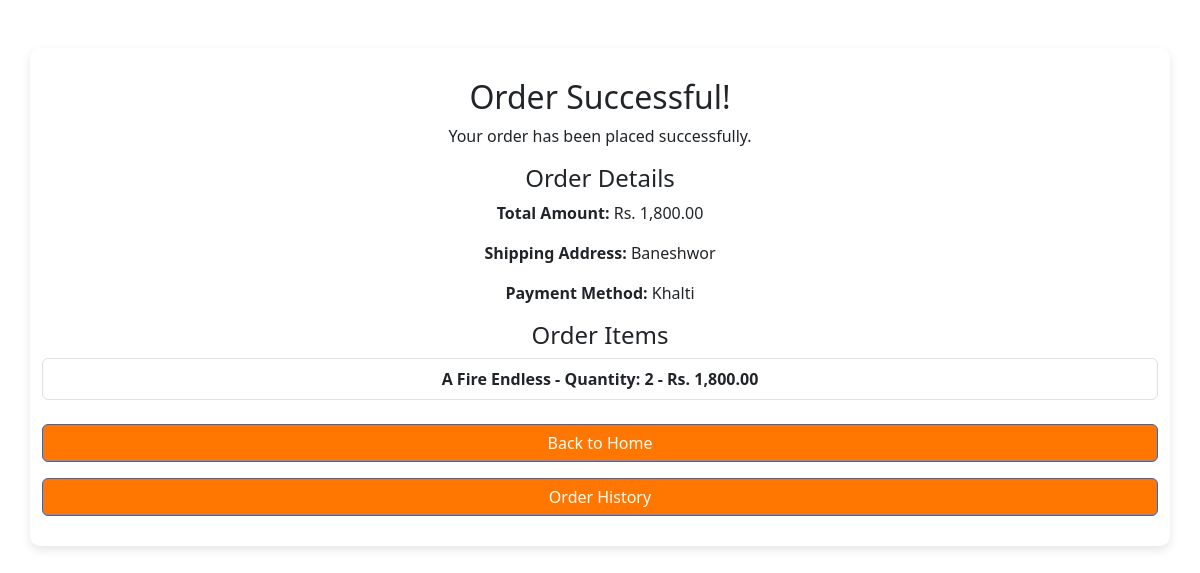
/shoppingcart/order_success.php (signed in), run on the app's committed database.
### tables this page shows
CREATE TABLE `orders` (
  `id` int(11) NOT NULL,
  `user_id` int(11) DEFAULT NULL,
  `total_amount` decimal(10,2) DEFAULT NULL,
  `payment_method` varchar(20) DEFAULT NULL,
  `shipping_address` text DEFAULT NULL,
  `order_status` varchar(20) DEFAULT NULL,
  `created_at` datetime DEFAULT NULL,
  `transaction_id` varchar(255) DEFAULT NULL
);

CREATE TABLE `order_items` (
  `id` int(11) NOT NULL,
  `order_id` int(11) DEFAULT NULL,
  `product_id` int(11) DEFAULT NULL,
  `quantity` int(11) DEFAULT NULL,
  `price` decimal(10,2) DEFAULT NULL
);

CREATE TABLE `products` (
  `id` int(11) NOT NULL,
  `category_id` int(11) NOT NULL,
  `image_path` varchar(255) DEFAULT NULL,
  `price` decimal(10,2) NOT NULL,
  `description` text DEFAULT NULL,
  `quantity` int(11) DEFAULT 0,
  `name` varchar(255) NOT NULL
);

### shoppingcart/order_success.php (the view, shortened to what this page needs)
<?php
$servername = "localhost";
$username = "root";
$password = "";
$dbname = "ecommerce";
try {
    $conn = new PDO("mysql:host=$servername;dbname=$dbname", $username, $password);
    $conn->setAttribute(PDO::ATTR_ERRMODE, PDO::ERRMODE_EXCEPTION);
    $user_id = $_SESSION['user_id'];
    $stmt = $conn->prepare("SELECT * FROM orders WHERE user_id = ? ORDER BY created_at DESC LIMIT 1");
    $stmt->execute([$user_id]);
    $order = $stmt->fetch(PDO::FETCH_ASSOC);
    $stmt = $conn->prepare("SELECT oi.product_id, oi.quantity, oi.price, p.name
                            FROM order_items oi
                            INNER JOIN products p ON oi.product_id = p.id
                            WHERE oi.order_id = ?");
    $stmt->execute([$order['id']]);
    $order_items = $stmt->fetchAll(PDO::FETCH_ASSOC);
} catch (PDOException $e) {
    die("Database error: " . $e->getMessage());
}
?>
<!DOCTYPE html>
<html lang="en">
<head>
    <link rel="stylesheet" href="success.css">
    <link rel="stylesheet" href="https://cdn.jsdelivr.net/npm/bootstrap@5.3.0/dist/css/bootstrap.min.css">
</head>
<body>
    <div class="container mt-5">
        <h2>Order Successful!</h2>
        <p>Your order has been placed successfully.</p>
        <h4>Order Details</h4>
        <p><strong>Total Amount:</strong> Rs. <?php echo number_format($order['total_amount'], 2); ?></p>
        <p><strong>Shipping Address:</strong> <?php echo htmlspecialchars($order['shipping_address']); ?></p>
        <p><strong>Payment Method:</strong> <?php echo htmlspecialchars($order['payment_method']); ?></p>
        <h4>Order Items</h4>
        <ul class="list-group">
            <?php foreach ($order_items as $item) { ?>
                <li class="list-group-item">
                    <?php echo htmlspecialchars($item['name']); ?> - Quantity: <?php echo htmlspecialchars($item['quantity']); ?> - Rs. <?php echo number_format($item['price'] * $item['quantity'], 2); ?>
                </li>
            <?php } ?>
        </ul>
        <a href="../Landing/explore.php" class="btn btn-primary mt-3">Back to Home</a>
        <a href="orders.php" class="btn btn-primary mt-3">Order History</a>
    </div>
</body>
</html>

### shoppingcart/success.css (style rules this page uses)
body { background-color: #fff7e6; font-family: 'Arial', sans-serif; color: #333; margin: 0; padding: 0; }
.container { background: white; padding: 30px; border-radius: 10px; box-shadow: 0px 4px 10px rgba(0, 0, 0, 0.1); max-width: 600px; margin: 50px auto; text-align: center; }
h2 { color: #ff7700; font-size: 28px; font-weight: bold; margin-bottom: 15px; }
h4 { color: #ff7700; font-size: 22px; font-weight: bold; margin-top: 20px; }
p { font-size: 16px; line-height: 1.5; }
.list-group-item { border: none; background: #fff3d4; padding: 12px; font-size: 16px; font-weight: bold; color: #444; display: flex; justify-content: space-between; align-items: center; border-radius: 5px; margin-bottom: 8px; }
.btn-primary { background-color: #ff7700 !important; border: none; padding: 12px; font-size: 18px; width: 100%; border-radius: 5px; text-decoration: none; color: white; display: inline-block; font-weight: bold; transition: background 0.3s ease-in-out, transform 0.2s; }

### data on the page
orders: total_amount "1,800.00", shipping_address "Baneshwor", payment_method "Khalti"
order_items: product.name "A Fire Endless", quantity "2", $item['price'] * $item['quantity'] "1,800.00"
